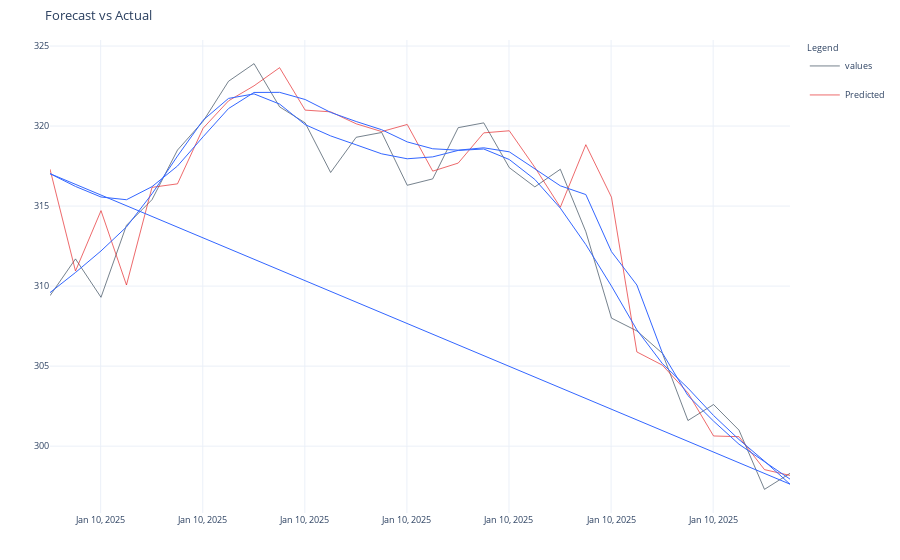

Notebook source saved alongside this figure:
### Code cell
# Adjust plotting for clarity
fig = tk.plot_timeseries(
    plot_df,
    date_column="date",
    value_column="Values",
    color_column="Series",
    title="Forecast vs Actual",
    x_axis_date_labels="%b %d, %Y",
    engine="plotly",
)
fig.show()
